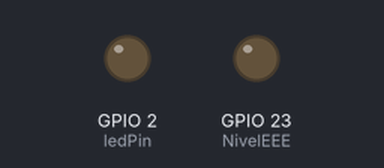
Simulated run of this sketch. Board: ESP32. Parts: output pins drawn as LEDs (lit = HIGH). WiFi joins after 1.5 s; servers stay silent unless stated; what the sketch prints to the serial monitor is not drawn.

Above: at 0.1 s.
At 4.8 s:
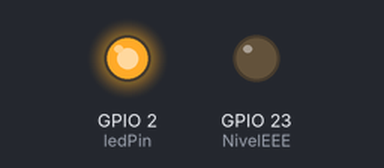
Timing chart, 0 to 6.9 s (numbered marks = the images above):
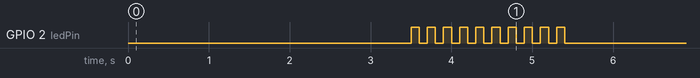

The sketch:

Read_V2.ino
```cpp
//Include required libraries
#include "WiFi.h"
#include <HTTPClient.h>


int NivelEEE = 23;


// WiFi credentials
const char* ssid = "Embasa USA-M";         // change SSID
const char* password = "Sup0rt3!@#";    // change password


// Google script ID and required credentials
String GOOGLE_SCRIPT_ID = "AKfycbwuqXXnL-1rsg3_U-OIYVtvyfmYsi1fqG9HvmfNvSvTlibxoTL1BiiYNLismnuycpXueg";    // change Gscript ID

#define ledPin 2
int x;

void setup() {
  pinMode(NivelEEE, OUTPUT);
  ledcAttachPin(NivelEEE, 0);//Atribuimos o pino 23 ao canal 0.
  ledcSetup(0, 1000, 10);//Atribuimos ao canal 0 a frequencia de 1000Hz com resolucao de 10bits.

  pinMode(ledPin , OUTPUT);
  digitalWrite(ledPin, LOW);

  delay(1000);
  Serial.begin(115200);
  delay(1000);

  // connect to WiFi
  Serial.println();
  Serial.print("Connecting to wifi: ");
  Serial.println(ssid);
  Serial.flush();
  WiFi.begin(ssid, password);
  while (WiFi.status() != WL_CONNECTED) {
    delay(500);
    Serial.print(".");
  }

  //Sinalizacao de conexao OK
  x = 0;
  while (x < 10)
  {
    digitalWrite(ledPin, HIGH);
    delay(100);
    digitalWrite(ledPin, LOW);
    delay(100);
    x = x+1;
  }

}


void loop() {
  if (WiFi.status() == WL_CONNECTED) {
    HTTPClient http;
    String url = "https://script.google.com/macros/s/" + GOOGLE_SCRIPT_ID + "/exec?read";
    // Serial.println("Making a request");
    http.begin(url.c_str()); //Specify the URL and certificate
    http.setFollowRedirects(HTTPC_STRICT_FOLLOW_REDIRECTS);
    int httpCode = http.GET();
    String payload;

    if (httpCode > 0) { //Check for the returning code

      payload = http.getString();
      // Serial.println(httpCode);
      Serial.println();
      Serial.print("Leitura de Nível: ");
      Serial.println(payload);

      int payload2 = payload.toInt();
      int payloadCONV = (payload2*1023)/100;
      float tensaoCONV = ((payload2*3.3)/1023)*10;

      Serial.print("Leitura Analógica: ");
      Serial.println(payloadCONV);

      Serial.print("Tensão DC: ");
      Serial.print(tensaoCONV);
      Serial.println(" vdc");

      ledcWrite(0,payloadCONV);

    }
    else {
      Serial.println("Error on HTTP request");
    }
    http.end();
  }
  delay(1000);
}
```
